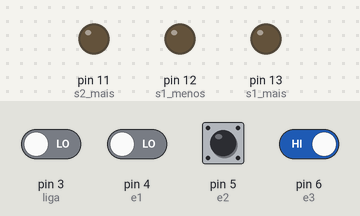
Simulated run of this sketch. Board: Arduino Uno, built with avr-gcc and run on an emulated ATmega328P. Shown: output pins drawn as LEDs (lit = HIGH). Dashed ring = blinking. The inputs (shaded band) are chosen by the test bench; at power-on: pin 5 (e2), pin 6 (e3) HIGH, pin 3 (liga), pin 4 (e1) LOW.

Above: at 1.2 s.
1.3 s: pin 3 (liga) driven HIGH and pin 4 (e1) driven HIGH
At 2.4 s:
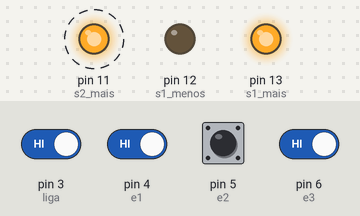
4.3 s: pin 6 (e3) driven LOW
At 6.2 s:
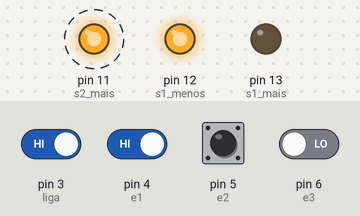
7.3 s: pin 3 (liga) driven LOW
At 8.7 s:
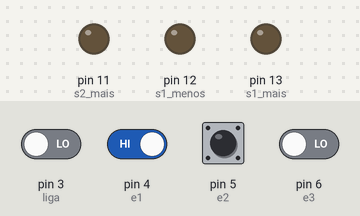
9.0 s: pin 3 (liga) driven HIGH
At 9.3 s:
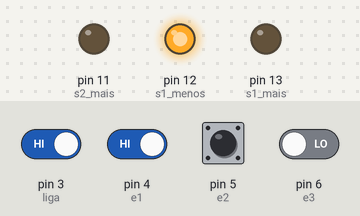
12.0 s: pin 4 (e1) driven LOW
At 12.6 s:
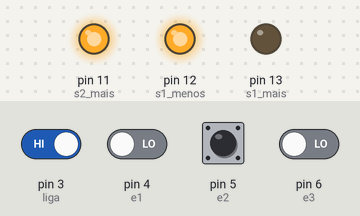
Timing chart, 0 to 14.7 s (numbered marks = the images above; inputs shaded):
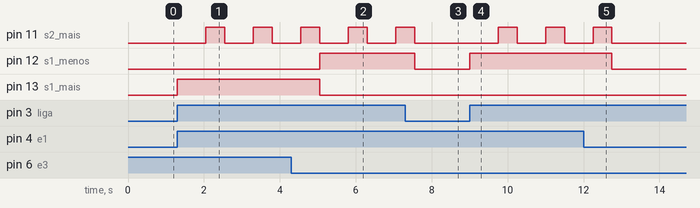

The sketch:

AV3-ANDRE_CARLOS_DEMARCHI.ino
```cpp
// SEPARADOR DE PEÇAS ALTAS, MÉDIAS E BAIXAS
/* O funcionamento do circuito eletropneumático básico é da seguinte forma:
Ao pressionar o botão liga o a máquina liga e o ciclo é iniciado.
Ao passar pelos sensores, é identificado se a peça é alta, média ou baixa.
Movimentando a válvula direcional para passar ar comprimido que movimenta a haste do atuador linear para
frente, ou para trás, liberando acesso a peça em direção ao local de destino.
Então é acionado o soprador que empurra a peça ao local de destino.*/


//define os pinos entradas
int liga = 3;
int e1 = 4; //sensor E1 definido com pino 4 (E1=SENSOR DE PEÇAS BAIXAS)
int e2 = 5; //sensor E2 definido com pino 5 (E2=SENSOR DE PEÇAS MÉDIAS)
int e3 = 6; //sensor E3 definido com pino 6 (E3=SENSOR DE PEÇAS ALTAS)

int s1_mais = 13; //avanço atuador S1 definido com pino 13
int s1_menos = 12; //recuo atuador S1 definido com pino 12
int s2_mais = 11; //aciona soprador S2 definido com pino 11
int ts=500; //tempo do sopro ligado
int td=750; //tempo do desvio ligado

//estados das entradas
int Estado_liga = 0; //atribui 0 ao estado de liga
int Estado_e1 = 0; //atribui 0 ao estado de e1
int Estado_e2 = 0; //atribui 0 ao estado de e2
int Estado_e3 = 0; //atribui 0 ao estado de e3


void setup() {
  pinMode (liga, INPUT); //define liga como uma entrada
  pinMode (e1, INPUT); //define sensor E1 como uma entrada
  pinMode (e2, INPUT); //define sensor E2 como uma entrada
  pinMode (e3, INPUT); //define sensor E3 como uma entrada
  pinMode (s1_mais, OUTPUT); //define s1_mais como uma saída
  pinMode (s1_menos, OUTPUT); //define s1_menos como uma saída
  pinMode (s2_mais, OUTPUT); //define s2_mais como uma saída

}

void loop() {
  Estado_liga = digitalRead(liga); //lê a entrada liga e atribui ao estado
  Estado_e1 = digitalRead(e1); //lê a entrada e1 e atribui ao estado
  Estado_e2 = digitalRead(e2); //lê a entrada e2 e atribui ao estado
  Estado_e3 = digitalRead(e3); //lê a entrada e3 e atribui ao estado

    if ((Estado_liga==1)){

    if (((Estado_e1==1)&&(Estado_e2==0)&&(Estado_e3==0))||((Estado_e1==1)&&(Estado_e2==1)&&(Estado_e3==0))){
      digitalWrite(s1_menos, HIGH);////se a peça for média ou baixa, liga o recuo do atuador S1 para direcionar a bandeja de PEÇAS fora do padrão
      delay(td); // tempo do desvio ligado
      digitalWrite(s2_mais, HIGH); //se a peça for média ou baixa, aciona o soprador que empura a peça para a bandeja de PEÇAS fora do padrão
      delay(ts); // tempo do soprodor ligado
      digitalWrite(s2_mais, LOW); // desliga o soprador
      digitalWrite(s1_menos, LOW);//desliga o recuo do atuador S1
      }
      else{digitalWrite(s2_mais, LOW);//caso contrário, desliga o soprador
           digitalWrite(s1_menos, LOW);//caso contrário, desliga o recuo do atuador S1
          }
    if ((Estado_e1==1)&&(Estado_e2==1)&&(Estado_e3==1)){
      digitalWrite(s1_mais, HIGH); //se a peça na esteira for alta aciona os 3 sensores, avançando o atuador S1 para a posição de peças altas
      delay(td); // tempo do desvio ligado
      digitalWrite(s2_mais, HIGH); //aciona o soprador que empura a peça para a bandeja de PEÇAS altas
      delay(ts); // tempo do soprodor ligado
      digitalWrite(s2_mais, LOW); // desliga o soprador
      digitalWrite(s1_mais, LOW); // desliga o avanço do atuador S1
      }
      else{digitalWrite(s2_mais, LOW);//caso contrário, desliga o soprador
           digitalWrite(s1_mais, LOW); //caso contrário, desliga o avanço do atuador S1
      }
      } // se botão liga está =0 coloca todos os atuadores em estado =0
      else{digitalWrite(s2_mais, LOW); //desliga o sistema o soprador
           digitalWrite(s1_mais, LOW); //caso contrário, desliga o avanço do atuador S1
           digitalWrite(s1_menos, LOW);//caso contrário, desliga o recuo do atuador S1
      }

}
```

Measured:
- after the input at 1.3 s, pin 11 (s2_mais): alternates HIGH for 0.50 s and LOW for 0.75 s, starting after 0.75 s; pin 13 (s1_mais): LOW → HIGH at once
- after the input at 4.3 s, pin 12 (s1_menos): LOW → HIGH after 0.75 s; pin 13 (s1_mais): HIGH → LOW after 0.75 s
- after the input at 7.3 s, pin 11 (s2_mais): goes on until 7.6 s, then stays LOW; pin 12 (s1_menos): HIGH → LOW after 0.25 s
- after the input at 9.0 s, pin 11 (s2_mais): alternates HIGH for 0.50 s and LOW for 0.75 s, starting after 0.75 s; pin 12 (s1_menos): LOW → HIGH at once
- after the input at 12.0 s, pin 11 (s2_mais): goes on until 12.8 s, then stays LOW; pin 12 (s1_menos): HIGH → LOW after 0.75 s
